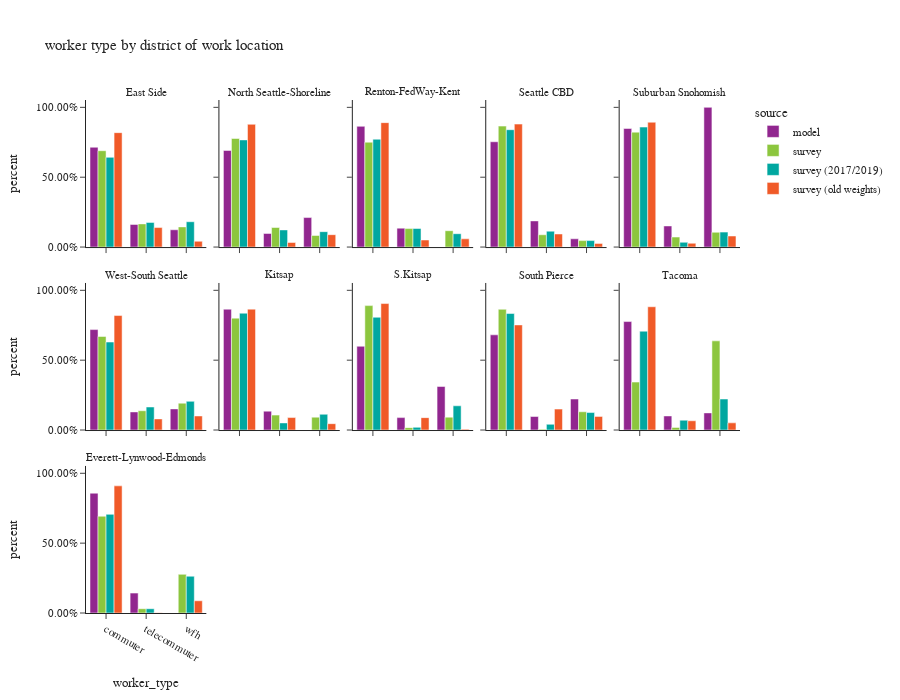

The cell this chart's notebook holds for it:
### Code cell
df_worker_count = workers.groupby(['source','CountyName_work','district_name_work','worker_type'])['pdexpfac']. \
    sum().reset_index()
df_worker_count['percent'] = df_worker_count.groupby(['source','CountyName_work','district_name_work'], group_keys=False)['pdexpfac']. \
    apply(lambda x: x / float(x.sum()))

df_worker_count_ct = workers.groupby(['source','CountyName_work','district_name_work','worker_type'])['pdexpfac'].count().reset_index(). \
    rename(columns={'pdexpfac':'sample count'})
df_worker_count = df_worker_count.merge(df_worker_count_ct, on=['source','CountyName_work','district_name_work','worker_type']). \
    rename(columns={'pdexpfac':'total count'})

fig = px.bar(df_worker_count.sort_values(by=['source','CountyName_work','district_name_work']), x='worker_type', y="percent",
             facet_col="district_name_work",facet_col_wrap=5,color="source",
             barmode="group",hover_data=['sample count','total count'],
             title="worker type by district of work location")
fig.for_each_annotation(lambda a: a.update(text = a.text.split("=")[-1]))
fig.update_layout(height=700, width=900, font=dict(size=11))
fig.for_each_yaxis(lambda a: a.update(tickformat = ".2%"))
fig.update_xaxes(categoryorder='array', categoryarray= ['commuter','telecommuter','wfh'])
fig.show()

### Figure 1 — Plotly figure (JSON) as saved in the notebook; plotly's stock layout.template omitted (floating-point values rounded to 4 significant figures)
{"data": [{"alignmentgroup": "True", "customdata": [[178000.0, 178000.0], [40330.0, 40330.0], [30820.0, 30820.0]], "hovertemplate": "source=model<br>district_name_work=East Side<br>worker_type=%{x}<br>percent=%{y}<br>sample count=%{customdata[0]}<br>total count=%{customdata[1]}<extra></extra>", "legendgroup": "model", "marker": {"color": "#91268F", "pattern": {"shape": ""}}, "name": "model", "offsetgroup": "model", "orientation": "v", "showlegend": true, "textposition": "auto", "type": "bar", "x": ["commuter", "telecommuter", "wfh"], "xaxis": "x11", "y": [0.7145, 0.1619, 0.1237], "yaxis": "y11"}, {"alignmentgroup": "True", "customdata": [[80400.0, 80400.0], [11320.0, 11320.0], [24560.0, 24560.0]], "hovertemplate": "source=model<br>district_name_work=North Seattle-Shoreline<br>worker_type=%{x}<br>percent=%{y}<br>sample count=%{customdata[0]}<br>total count=%{customdata[1]}<extra></extra>", "legendgroup": "model", "marker": {"color": "#91268F", "pattern": {"shape": ""}}, "name": "model", "offsetgroup": "model", "orientation": "v", "showlegend": false, "textposition": "auto", "type": "bar", "x": ["commuter", "telecommuter", "wfh"], "xaxis": "x12", "y": [0.6914, 0.09738, 0.2112], "yaxis": "y12"}, {"alignmentgroup": "True", "customdata": [[110400.0, 110400.0], [17300.0, 17300.0], [46.0, 46.0]], "hovertemplate": "source=model<br>district_name_work=Renton-FedWay-Kent<br>worker_type=%{x}<br>percent=%{y}<br>sample count=%{customdata[0]}<br>total count=%{customdata[1]}<extra></extra>", "legendgroup": "model", "marker": {"color": "#91268F", "pattern": {"shape": ""}}, "name": "model", "offsetgroup": "model", "orientation": "v", "showlegend": false, "textposition": "auto", "type": "bar", "x": ["commuter", "telecommuter", "wfh"], "xaxis": "x13", "y": [0.8642, 0.1355, 0.0003601], "yaxis": "y13"}, {"alignmentgroup": "True", "customdata": [[208800.0, 208800.0], [51890.0, 51890.0], [16350.0, 16350.0]], "hovertemplate": "source=model<br>district_name_work=Seattle CBD<br>worker_type=%{x}<br>percent=%{y}<br>sample count=%{customdata[0]}<br>total count=%{customdata[1]}<extra></extra>", "legendgroup": "model", "marker": {"color": "#91268F", "pattern": {"shape": ""}}, "name": "model", "offsetgroup": "model", "orientation": "v", "showlegend": false, "textposition": "auto", "type": "bar", "x": ["commuter", "telecommuter", "wfh"], "xaxis": "x14", "y": [0.7537, 0.1873, 0.05903], "yaxis": "y14"}, {"alignmentgroup": "True", "customdata": [[3.0, 3.0], [14770.0, 14770.0], [2631.0, 2631.0]], "hovertemplate": "source=model<br>district_name_work=Suburban Snohomish<br>worker_type=%{x}<br>percent=%{y}<br>sample count=%{customdata[0]}<br>total count=%{customdata[1]}<extra></extra>", "legendgroup": "model", "marker": {"color": "#91268F", "pattern": {"shape": ""}}, "name": "model", "offsetgroup": "model", "orientation": "v", "showlegend": false, "textposition": "auto", "type": "bar", "x": ["wfh", "commuter", "telecommuter"], "xaxis": "x15", "y": [1.0, 0.8488, 0.1512], "yaxis": "y15"}, {"alignmentgroup": "True", "customdata": [[63160.0, 63160.0], [11400.0, 11400.0], [13300.0, 13300.0]], "hovertemplate": "source=model<br>district_name_work=West-South Seattle<br>worker_type=%{x}<br>percent=%{y}<br>sample count=%{customdata[0]}<br>total count=%{customdata[1]}<extra></extra>", "legendgroup": "model", "marker": {"color": "#91268F", "pattern": {"shape": ""}}, "name": "model", "offsetgroup": "model", "orientation": "v", "showlegend": false, "textposition": "auto", "type": "bar", "x": ["commuter", "telecommuter", "wfh"], "xaxis": "x6", "y": [0.7189, 0.1297, 0.1513], "yaxis": "y6"}, {"alignmentgroup": "True", "customdata": [[6143.0, 6143.0], [960.0, 960.0]], "hovertemplate": "source=model<br>district_name_work=Kitsap<br>worker_type=%{x}<br>percent=%{y}<br>sample count=%{customdata[0]}<br>total count=%{customdata[1]}<extra></extra>", "legendgroup": "model", "marker": {"color": "#91268F", "pattern": {"shape": ""}}, "name": "model", "offsetgroup": "model", "orientation": "v", "showlegend": false, "textposition": "auto", "type": "bar", "x": ["commuter", "telecommuter"], "xaxis": "x7", "y": [0.8648, 0.1352], "yaxis": "y7"}, {"alignmentgroup": "True", "customdata": [[9754.0, 9754.0], [1445.0, 1445.0], [5072.0, 5072.0]], "hovertemplate": "source=model<br>district_name_work=S.Kitsap<br>worker_type=%{x}<br>percent=%{y}<br>sample count=%{customdata[0]}<br>total count=%{customdata[1]}<extra></extra>", "legendgroup": "model", "marker": {"color": "#91268F", "pattern": {"shape": ""}}, "name": "model", "offsetgroup": "model", "orientation": "v", "showlegend": false, "textposition": "auto", "type": "bar", "x": ["commuter", "telecommuter", "wfh"], "xaxis": "x8", "y": [0.5995, 0.08881, 0.3117], "yaxis": "y8"}, {"alignmentgroup": "True", "customdata": [[103900.0, 103900.0], [14730.0, 14730.0], [33830.0, 33830.0]], "hovertemplate": "source=model<br>district_name_work=South Pierce<br>worker_type=%{x}<br>percent=%{y}<br>sample count=%{customdata[0]}<br>total count=%{customdata[1]}<extra></extra>", "legendgroup": "model", "marker": {"color": "#91268F", "pattern": {"shape": ""}}, "name": "model", "offsetgroup": "model", "orientation": "v", "showlegend": false, "textposition": "auto", "type": "bar", "x": ["commuter", "telecommuter", "wfh"], "xaxis": "x9", "y": [0.6814, 0.09666, 0.2219], "yaxis": "y9"}, {"alignmentgroup": "True", "customdata": [[97770.0, 97770.0], [12700.0, 12700.0], [15450.0, 15450.0]], "hovertemplate": "source=model<br>district_name_work=Tacoma<br>worker_type=%{x}<br>percent=%{y}<br>sample count=%{customdata[0]}<br>total count=%{customdata[1]}<extra></extra>", "legendgroup": "model", "marker": {"color": "#91268F", "pattern": {"shape": ""}}, "name": "model", "offsetgroup": "model", "orientation": "v", "showlegend": false, "textposition": "auto", "type": "bar", "x": ["commuter", "telecommuter", "wfh"], "xaxis": "x10", "y": [0.7765, 0.1008, 0.1227], "yaxis": "y10"}, {"alignmentgroup": "True", "customdata": [[22190.0, 22190.0], [3686.0, 3686.0]], "hovertemplate": "source=model<br>district_name_work=Everett-Lynwood-Edmonds<br>worker_type=%{x}<br>percent=%{y}<br>sample count=%{customdata[0]}<br>total count=%{customdata[1]}<extra></extra>", "legendgroup": "model", "marker": {"color": "#91268F", "pattern": {"shape": ""}}, "name": "model", "offsetgroup": "model", "orientation": "v", "showlegend": false, "textposition": "auto", "type": "bar", "x": ["commuter", "telecommuter"], "xaxis": "x", "y": [0.8576, 0.1424], "yaxis": "y"}, {"alignmentgroup": "True", "customdata": [[544.0, 220200.0], [271.0, 52980.0], [201.0, 46110.0]], "hovertemplate": "source=survey<br>district_name_work=East Side<br>worker_type=%{x}<br>percent=%{y}<br>sample count=%{customdata[0]}<br>total count=%{customdata[1]}<extra></extra>", "legendgroup": "survey", "marker": {"color": "#8CC63E", "pattern": {"shape": ""}}, "name": "survey", "offsetgroup": "survey", "orientation": "v", "showlegend": true, "textposition": "auto", "type": "bar", "x": ["commuter", "telecommuter", "wfh"], "xaxis": "x11", "y": [0.6897, 0.1659, 0.1444], "yaxis": "y11"}, {"alignmentgroup": "True", "customdata": [[208.0, 134500.0], [69.0, 24220.0], [112.0, 14360.0]], "hovertemplate": "source=survey<br>district_name_work=North Seattle-Shoreline<br>worker_type=%{x}<br>percent=%{y}<br>sample count=%{customdata[0]}<br>total count=%{customdata[1]}<extra></extra>", "legendgroup": "survey", "marker": {"color": "#8CC63E", "pattern": {"shape": ""}}, "name": "survey", "offsetgroup": "survey", "orientation": "v", "showlegend": false, "textposition": "auto", "type": "bar", "x": ["commuter", "telecommuter", "wfh"], "xaxis": "x12", "y": [0.7771, 0.1399, 0.08296], "yaxis": "y12"}, {"alignmentgroup": "True", "customdata": [[493.0, 288800.0], [215.0, 50930.0], [165.0, 45030.0]], "hovertemplate": "source=survey<br>district_name_work=Renton-FedWay-Kent<br>worker_type=%{x}<br>percent=%{y}<br>sample count=%{customdata[0]}<br>total count=%{customdata[1]}<extra></extra>", "legendgroup": "survey", "marker": {"color": "#8CC63E", "pattern": {"shape": ""}}, "name": "survey", "offsetgroup": "survey", "orientation": "v", "showlegend": false, "textposition": "auto", "type": "bar", "x": ["commuter", "telecommuter", "wfh"], "xaxis": "x13", "y": [0.7506, 0.1324, 0.1171], "yaxis": "y13"}, {"alignmentgroup": "True", "customdata": [[118.0, 60950.0], [41.0, 6205.0], [29.0, 3246.0]], "hovertemplate": "source=survey<br>district_name_work=Seattle CBD<br>worker_type=%{x}<br>percent=%{y}<br>sample count=%{customdata[0]}<br>total count=%{customdata[1]}<extra></extra>", "legendgroup": "survey", "marker": {"color": "#8CC63E", "pattern": {"shape": ""}}, "name": "survey", "offsetgroup": "survey", "orientation": "v", "showlegend": false, "textposition": "auto", "type": "bar", "x": ["commuter", "telecommuter", "wfh"], "xaxis": "x14", "y": [0.8657, 0.08814, 0.04611], "yaxis": "y14"}, {"alignmentgroup": "True", "customdata": [[207.0, 199400.0], [35.0, 17360.0], [48.0, 25640.0]], "hovertemplate": "source=survey<br>district_name_work=Suburban Snohomish<br>worker_type=%{x}<br>percent=%{y}<br>sample count=%{customdata[0]}<br>total count=%{customdata[1]}<extra></extra>", "legendgroup": "survey", "marker": {"color": "#8CC63E", "pattern": {"shape": ""}}, "name": "survey", "offsetgroup": "survey", "orientation": "v", "showlegend": false, "textposition": "auto", "type": "bar", "x": ["commuter", "telecommuter", "wfh"], "xaxis": "x15", "y": [0.8226, 0.07162, 0.1058], "yaxis": "y15"}, {"alignmentgroup": "True", "customdata": [[160.0, 82180.0], [60.0, 16950.0], [85.0, 23600.0]], "hovertemplate": "source=survey<br>district_name_work=West-South Seattle<br>worker_type=%{x}<br>percent=%{y}<br>sample count=%{customdata[0]}<br>total count=%{customdata[1]}<extra></extra>", "legendgroup": "survey", "marker": {"color": "#8CC63E", "pattern": {"shape": ""}}, "name": "survey", "offsetgroup": "survey", "orientation": "v", "showlegend": false, "textposition": "auto", "type": "bar", "x": ["commuter", "telecommuter", "wfh"], "xaxis": "x6", "y": [0.6696, 0.1381, 0.1923], "yaxis": "y6"}, {"alignmentgroup": "True", "customdata": [[94.0, 71970.0], [18.0, 9599.0], [35.0, 8285.0]], "hovertemplate": "source=survey<br>district_name_work=Kitsap<br>worker_type=%{x}<br>percent=%{y}<br>sample count=%{customdata[0]}<br>total count=%{customdata[1]}<extra></extra>", "legendgroup": "survey", "marker": {"color": "#8CC63E", "pattern": {"shape": ""}}, "name": "survey", "offsetgroup": "survey", "orientation": "v", "showlegend": false, "textposition": "auto", "type": "bar", "x": ["commuter", "telecommuter", "wfh"], "xaxis": "x7", "y": [0.801, 0.1068, 0.09221], "yaxis": "y7"}, {"alignmentgroup": "True", "customdata": [[42.0, 47610.0], [8.0, 914.3], [10.0, 4935.0]], "hovertemplate": "source=survey<br>district_name_work=S.Kitsap<br>worker_type=%{x}<br>percent=%{y}<br>sample count=%{customdata[0]}<br>total count=%{customdata[1]}<extra></extra>", "legendgroup": "survey", "marker": {"color": "#8CC63E", "pattern": {"shape": ""}}, "name": "survey", "offsetgroup": "survey", "orientation": "v", "showlegend": false, "textposition": "auto", "type": "bar", "x": ["commuter", "telecommuter", "wfh"], "xaxis": "x8", "y": [0.8906, 0.0171, 0.09232], "yaxis": "y8"}, {"alignmentgroup": "True", "customdata": [[113.0, 143400.0], [8.0, 872.2], [46.0, 21680.0]], "hovertemplate": "source=survey<br>district_name_work=South Pierce<br>worker_type=%{x}<br>percent=%{y}<br>sample count=%{customdata[0]}<br>total count=%{customdata[1]}<extra></extra>", "legendgroup": "survey", "marker": {"color": "#8CC63E", "pattern": {"shape": ""}}, "name": "survey", "offsetgroup": "survey", "orientation": "v", "showlegend": false, "textposition": "auto", "type": "bar", "x": ["commuter", "telecommuter", "wfh"], "xaxis": "x9", "y": [0.8641, 0.005257, 0.1307], "yaxis": "y9"}, {"alignmentgroup": "True", "customdata": [[27.0, 10150.0], [6.0, 552.0], [9.0, 18880.0]], "hovertemplate": "source=survey<br>district_name_work=Tacoma<br>worker_type=%{x}<br>percent=%{y}<br>sample count=%{customdata[0]}<br>total count=%{customdata[1]}<extra></extra>", "legendgroup": "survey", "marker": {"color": "#8CC63E", "pattern": {"shape": ""}}, "name": "survey", "offsetgroup": "survey", "orientation": "v", "showlegend": false, "textposition": "auto", "type": "bar", "x": ["commuter", "telecommuter", "wfh"], "xaxis": "x10", "y": [0.3432, 0.01866, 0.6382], "yaxis": "y10"}, {"alignmentgroup": "True", "customdata": [[50.0, 41320.0], [11.0, 1824.0], [29.0, 16510.0]], "hovertemplate": "source=survey<br>district_name_work=Everett-Lynwood-Edmonds<br>worker_type=%{x}<br>percent=%{y}<br>sample count=%{customdata[0]}<br>total count=%{customdata[1]}<extra></extra>", "legendgroup": "survey", "marker": {"color": "#8CC63E", "pattern": {"shape": ""}}, "name": "survey", "offsetgroup": "survey", "orientation": "v", "showlegend": false, "textposition": "auto", "type": "bar", "x": ["commuter", "telecommuter", "wfh"], "xaxis": "x", "y": [0.6926, 0.03058, 0.2768], "yaxis": "y"}, {"alignmentgroup": "True", "customdata": [[511.0, 195500.0], [258.0, 53710.0], [197.0, 55190.0]], "hovertemplate": "source=survey (2017/2019)<br>district_name_work=East Side<br>worker_type=%{x}<br>percent=%{y}<br>sample count=%{customdata[0]}<br>total count=%{customdata[1]}<extra></extra>", "legendgroup": "survey (2017/2019)", "marker": {"color": "#00A7A0", "pattern": {"shape": ""}}, "name": "survey (2017/2019)", "offsetgroup": "survey (2017/2019)", "orientation": "v", "showlegend": true, "textposition": "auto", "type": "bar", "x": ["commuter", "telecommuter", "wfh"], "xaxis": "x11", "y": [0.6423, 0.1764, 0.1813], "yaxis": "y11"}, {"alignmentgroup": "True", "customdata": [[201.0, 130300.0], [71.0, 20850.0], [110.0, 18720.0]], "hovertemplate": "source=survey (2017/2019)<br>district_name_work=North Seattle-Shoreline<br>worker_type=%{x}<br>percent=%{y}<br>sample count=%{customdata[0]}<br>total count=%{customdata[1]}<extra></extra>", "legendgroup": "survey (2017/2019)", "marker": {"color": "#00A7A0", "pattern": {"shape": ""}}, "name": "survey (2017/2019)", "offsetgroup": "survey (2017/2019)", "orientation": "v", "showlegend": false, "textposition": "auto", "type": "bar", "x": ["commuter", "telecommuter", "wfh"], "xaxis": "x12", "y": [0.767, 0.1228, 0.1102], "yaxis": "y12"}, {"alignmentgroup": "True", "customdata": [[467.0, 278700.0], [205.0, 47880.0], [161.0, 34500.0]], "hovertemplate": "source=survey (2017/2019)<br>district_name_work=Renton-FedWay-Kent<br>worker_type=%{x}<br>percent=%{y}<br>sample count=%{customdata[0]}<br>total count=%{customdata[1]}<extra></extra>", "legendgroup": "survey (2017/2019)", "marker": {"color": "#00A7A0", "pattern": {"shape": ""}}, "name": "survey (2017/2019)", "offsetgroup": "survey (2017/2019)", "orientation": "v", "showlegend": false, "textposition": "auto", "type": "bar", "x": ["commuter", "telecommuter", "wfh"], "xaxis": "x13", "y": [0.7719, 0.1326, 0.09554], "yaxis": "y13"}, {"alignmentgroup": "True", "customdata": [[111.0, 54130.0], [40.0, 7327.0], [26.0, 2986.0]], "hovertemplate": "source=survey (2017/2019)<br>district_name_work=Seattle CBD<br>worker_type=%{x}<br>percent=%{y}<br>sample count=%{customdata[0]}<br>total count=%{customdata[1]}<extra></extra>", "legendgroup": "survey (2017/2019)", "marker": {"color": "#00A7A0", "pattern": {"shape": ""}}, "name": "survey (2017/2019)", "offsetgroup": "survey (2017/2019)", "orientation": "v", "showlegend": false, "textposition": "auto", "type": "bar", "x": ["commuter", "telecommuter", "wfh"], "xaxis": "x14", "y": [0.84, 0.1137, 0.04634], "yaxis": "y14"}, {"alignmentgroup": "True", "customdata": [[199.0, 180500.0], [33.0, 7215.0], [48.0, 22490.0]], "hovertemplate": "source=survey (2017/2019)<br>district_name_work=Suburban Snohomish<br>worker_type=%{x}<br>percent=%{y}<br>sample count=%{customdata[0]}<br>total count=%{customdata[1]}<extra></extra>", "legendgroup": "survey (2017/2019)", "marker": {"color": "#00A7A0", "pattern": {"shape": ""}}, "name": "survey (2017/2019)", "offsetgroup": "survey (2017/2019)", "orientation": "v", "showlegend": false, "textposition": "auto", "type": "bar", "x": ["commuter", "telecommuter", "wfh"], "xaxis": "x15", "y": [0.8587, 0.03432, 0.107], "yaxis": "y15"}, {"alignmentgroup": "True", "customdata": [[149.0, 64530.0], [59.0, 16900.0], [79.0, 21050.0]], "hovertemplate": "source=survey (2017/2019)<br>district_name_work=West-South Seattle<br>worker_type=%{x}<br>percent=%{y}<br>sample count=%{customdata[0]}<br>total count=%{customdata[1]}<extra></extra>", "legendgroup": "survey (2017/2019)", "marker": {"color": "#00A7A0", "pattern": {"shape": ""}}, "name": "survey (2017/2019)", "offsetgroup": "survey (2017/2019)", "orientation": "v", "showlegend": false, "textposition": "auto", "type": "bar", "x": ["commuter", "telecommuter", "wfh"], "xaxis": "x6", "y": [0.6297, 0.1649, 0.2054], "yaxis": "y6"}, {"alignmentgroup": "True", "customdata": [[91.0, 77000.0], [18.0, 4687.0], [37.0, 10380.0]], "hovertemplate": "source=survey (2017/2019)<br>district_name_work=Kitsap<br>worker_type=%{x}<br>percent=%{y}<br>sample count=%{customdata[0]}<br>total count=%{customdata[1]}<extra></extra>", "legendgroup": "survey (2017/2019)", "marker": {"color": "#00A7A0", "pattern": {"shape": ""}}, "name": "survey (2017/2019)", "offsetgroup": "survey (2017/2019)", "orientation": "v", "showlegend": false, "textposition": "auto", "type": "bar", "x": ["commuter", "telecommuter", "wfh"], "xaxis": "x7", "y": [0.8363, 0.0509, 0.1128], "yaxis": "y7"}, {"alignmentgroup": "True", "customdata": [[42.0, 36780.0], [8.0, 881.4], [10.0, 7902.0]], "hovertemplate": "source=survey (2017/2019)<br>district_name_work=S.Kitsap<br>worker_type=%{x}<br>percent=%{y}<br>sample count=%{customdata[0]}<br>total count=%{customdata[1]}<extra></extra>", "legendgroup": "survey (2017/2019)", "marker": {"color": "#00A7A0", "pattern": {"shape": ""}}, "name": "survey (2017/2019)", "offsetgroup": "survey (2017/2019)", "orientation": "v", "showlegend": false, "textposition": "auto", "type": "bar", "x": ["commuter", "telecommuter", "wfh"], "xaxis": "x8", "y": [0.8072, 0.01935, 0.1734], "yaxis": "y8"}, {"alignmentgroup": "True", "customdata": [[104.0, 115100.0], [8.0, 5662.0], [45.0, 17280.0]], "hovertemplate": "source=survey (2017/2019)<br>district_name_work=South Pierce<br>worker_type=%{x}<br>percent=%{y}<br>sample count=%{customdata[0]}<br>total count=%{customdata[1]}<extra></extra>", "legendgroup": "survey (2017/2019)", "marker": {"color": "#00A7A0", "pattern": {"shape": ""}}, "name": "survey (2017/2019)", "offsetgroup": "survey (2017/2019)", "orientation": "v", "showlegend": false, "textposition": "auto", "type": "bar", "x": ["commuter", "telecommuter", "wfh"], "xaxis": "x9", "y": [0.8339, 0.041, 0.1251], "yaxis": "y9"}, {"alignmentgroup": "True", "customdata": [[23.0, 35660.0], [6.0, 3562.0], [8.0, 11180.0]], "hovertemplate": "source=survey (2017/2019)<br>district_name_work=Tacoma<br>worker_type=%{x}<br>percent=%{y}<br>sample count=%{customdata[0]}<br>total count=%{customdata[1]}<extra></extra>", "legendgroup": "survey (2017/2019)", "marker": {"color": "#00A7A0", "pattern": {"shape": ""}}, "name": "survey (2017/2019)", "offsetgroup": "survey (2017/2019)", "orientation": "v", "showlegend": false, "textposition": "auto", "type": "bar", "x": ["commuter", "telecommuter", "wfh"], "xaxis": "x10", "y": [0.7074, 0.07067, 0.2219], "yaxis": "y10"}, {"alignmentgroup": "True", "customdata": [[48.0, 42610.0], [9.0, 1846.0], [29.0, 15890.0]], "hovertemplate": "source=survey (2017/2019)<br>district_name_work=Everett-Lynwood-Edmonds<br>worker_type=%{x}<br>percent=%{y}<br>sample count=%{customdata[0]}<br>total count=%{customdata[1]}<extra></extra>", "legendgroup": "survey (2017/2019)", "marker": {"color": "#00A7A0", "pattern": {"shape": ""}}, "name": "survey (2017/2019)", "offsetgroup": "survey (2017/2019)", "orientation": "v", "showlegend": false, "textposition": "auto", "type": "bar", "x": ["commuter", "telecommuter", "wfh"], "xaxis": "x", "y": [0.7061, 0.0306, 0.2633], "yaxis": "y"}, {"alignmentgroup": "True", "customdata": [[1861.0, 251700.0], [112.0, 42930.0], [155.0, 12730.0]], "hovertemplate": "source=survey (old weights)<br>district_name_work=East Side<br>worker_type=%{x}<br>percent=%{y}<br>sample count=%{customdata[0]}<br>total count=%{customdata[1]}<extra></extra>", "legendgroup": "survey (old weights)", "marker": {"color": "#F05A28", "pattern": {"shape": ""}}, "name": "survey (old weights)", "offsetgroup": "survey (old weights)", "orientation": "v", "showlegend": true, "textposition": "auto", "type": "bar", "x": ["commuter", "telecommuter", "wfh"], "xaxis": "x11", "y": [0.8189, 0.1397, 0.04141], "yaxis": "y11"}, {"alignmentgroup": "True", "customdata": [[556.0, 125100.0], [39.0, 4654.0], [91.0, 12620.0]], "hovertemplate": "source=survey (old weights)<br>district_name_work=North Seattle-Shoreline<br>worker_type=%{x}<br>percent=%{y}<br>sample count=%{customdata[0]}<br>total count=%{customdata[1]}<extra></extra>", "legendgroup": "survey (old weights)", "marker": {"color": "#F05A28", "pattern": {"shape": ""}}, "name": "survey (old weights)", "offsetgroup": "survey (old weights)", "orientation": "v", "showlegend": false, "textposition": "auto", "type": "bar", "x": ["commuter", "telecommuter", "wfh"], "xaxis": "x12", "y": [0.8787, 0.03269, 0.08862], "yaxis": "y12"}, {"alignmentgroup": "True", "customdata": [[1449.0, 279900.0], [92.0, 15880.0], [141.0, 18510.0]], "hovertemplate": "source=survey (old weights)<br>district_name_work=Renton-FedWay-Kent<br>worker_type=%{x}<br>percent=%{y}<br>sample count=%{customdata[0]}<br>total count=%{customdata[1]}<extra></extra>", "legendgroup": "survey (old weights)", "marker": {"color": "#F05A28", "pattern": {"shape": ""}}, "name": "survey (old weights)", "offsetgroup": "survey (old weights)", "orientation": "v", "showlegend": false, "textposition": "auto", "type": "bar", "x": ["commuter", "telecommuter", "wfh"], "xaxis": "x13", "y": [0.8906, 0.05052, 0.05891], "yaxis": "y13"}, {"alignmentgroup": "True", "customdata": [[332.0, 48960.0], [17.0, 5208.0], [30.0, 1459.0]], "hovertemplate": "source=survey (old weights)<br>district_name_work=Seattle CBD<br>worker_type=%{x}<br>percent=%{y}<br>sample count=%{customdata[0]}<br>total count=%{customdata[1]}<extra></extra>", "legendgroup": "survey (old weights)", "marker": {"color": "#F05A28", "pattern": {"shape": ""}}, "name": "survey (old weights)", "offsetgroup": "survey (old weights)", "orientation": "v", "showlegend": false, "textposition": "auto", "type": "bar", "x": ["commuter", "telecommuter", "wfh"], "xaxis": "x14", "y": [0.8802, 0.09361, 0.02622], "yaxis": "y14"}, {"alignmentgroup": "True", "customdata": [[349.0, 130300.0], [21.0, 3980.0], [13.0, 11540.0]], "hovertemplate": "source=survey (old weights)<br>district_name_work=Suburban Snohomish<br>worker_type=%{x}<br>percent=%{y}<br>sample count=%{customdata[0]}<br>total count=%{customdata[1]}<extra></extra>", "legendgroup": "survey (old weights)", "marker": {"color": "#F05A28", "pattern": {"shape": ""}}, "name": "survey (old weights)", "offsetgroup": "survey (old weights)", "orientation": "v", "showlegend": false, "textposition": "auto", "type": "bar", "x": ["commuter", "telecommuter", "wfh"], "xaxis": "x15", "y": [0.8936, 0.02729, 0.07911], "yaxis": "y15"}, {"alignmentgroup": "True", "customdata": [[434.0, 91830.0], [38.0, 8944.0], [55.0, 11280.0]], "hovertemplate": "source=survey (old weights)<br>district_name_work=West-South Seattle<br>worker_type=%{x}<br>percent=%{y}<br>sample count=%{customdata[0]}<br>total count=%{customdata[1]}<extra></extra>", "legendgroup": "survey (old weights)", "marker": {"color": "#F05A28", "pattern": {"shape": ""}}, "name": "survey (old weights)", "offsetgroup": "survey (old weights)", "orientation": "v", "showlegend": false, "textposition": "auto", "type": "bar", "x": ["commuter", "telecommuter", "wfh"], "xaxis": "x6", "y": [0.8195, 0.07982, 0.1007], "yaxis": "y6"}, {"alignmentgroup": "True", "customdata": [[147.0, 73970.0], [12.0, 7632.0], [26.0, 3883.0]], "hovertemplate": "source=survey (old weights)<br>district_name_work=Kitsap<br>worker_type=%{x}<br>percent=%{y}<br>sample count=%{customdata[0]}<br>total count=%{customdata[1]}<extra></extra>", "legendgroup": "survey (old weights)", "marker": {"color": "#F05A28", "pattern": {"shape": ""}}, "name": "survey (old weights)", "offsetgroup": "survey (old weights)", "orientation": "v", "showlegend": false, "textposition": "auto", "type": "bar", "x": ["commuter", "telecommuter", "wfh"], "xaxis": "x7", "y": [0.8653, 0.08928, 0.04543], "yaxis": "y7"}, {"alignmentgroup": "True", "customdata": [[84.0, 51090.0], [8.0, 5008.0], [5.0, 333.5]], "hovertemplate": "source=survey (old weights)<br>district_name_work=S.Kitsap<br>worker_type=%{x}<br>percent=%{y}<br>sample count=%{customdata[0]}<br>total count=%{customdata[1]}<extra></extra>", "legendgroup": "survey (old weights)", "marker": {"color": "#F05A28", "pattern": {"shape": ""}}, "name": "survey (old weights)", "offsetgroup": "survey (old weights)", "orientation": "v", "showlegend": false, "textposition": "auto", "type": "bar", "x": ["commuter", "telecommuter", "wfh"], "xaxis": "x8", "y": [0.9053, 0.08874, 0.005911], "yaxis": "y8"}, {"alignmentgroup": "True", "customdata": [[188.0, 102200.0], [26.0, 20370.0], [24.0, 13270.0]], "hovertemplate": "source=survey (old weights)<br>district_name_work=South Pierce<br>worker_type=%{x}<br>percent=%{y}<br>sample count=%{customdata[0]}<br>total count=%{customdata[1]}<extra></extra>", "legendgroup": "survey (old weights)", "marker": {"color": "#F05A28", "pattern": {"shape": ""}}, "name": "survey (old weights)", "offsetgroup": "survey (old weights)", "orientation": "v", "showlegend": false, "textposition": "auto", "type": "bar", "x": ["commuter", "telecommuter", "wfh"], "xaxis": "x9", "y": [0.7523, 0.15, 0.09768], "yaxis": "y9"}, {"alignmentgroup": "True", "customdata": [[56.0, 51630.0], [8.0, 3877.0], [15.0, 3006.0]], "hovertemplate": "source=survey (old weights)<br>district_name_work=Tacoma<br>worker_type=%{x}<br>percent=%{y}<br>sample count=%{customdata[0]}<br>total count=%{customdata[1]}<extra></extra>", "legendgroup": "survey (old weights)", "marker": {"color": "#F05A28", "pattern": {"shape": ""}}, "name": "survey (old weights)", "offsetgroup": "survey (old weights)", "orientation": "v", "showlegend": false, "textposition": "auto", "type": "bar", "x": ["commuter", "telecommuter", "wfh"], "xaxis": "x10", "y": [0.8824, 0.06626, 0.05138], "yaxis": "y10"}, {"alignmentgroup": "True", "customdata": [[59.0, 36480.0], [2.0, 104.4], [13.0, 3506.0]], "hovertemplate": "source=survey (old weights)<br>district_name_work=Everett-Lynwood-Edmonds<br>worker_type=%{x}<br>percent=%{y}<br>sample count=%{customdata[0]}<br>total count=%{customdata[1]}<extra></extra>", "legendgroup": "survey (old weights)", "marker": {"color": "#F05A28", "pattern": {"shape": ""}}, "name": "survey (old weights)", "offsetgroup": "survey (old weights)", "orientation": "v", "showlegend": false, "textposition": "auto", "type": "bar", "x": ["commuter", "telecommuter", "wfh"], "xaxis": "x", "y": [0.9099, 0.002605, 0.08745], "yaxis": "y"}], "layout": {"annotations": [{"font": {}, "showarrow": false, "text": "Everett-Lynwood-Edmonds", "x": 0.092, "xanchor": "center", "xref": "paper", "y": 0.2867, "yanchor": "bottom", "yref": "paper"}, {"font": {}, "showarrow": false, "text": "West-South Seattle", "x": 0.092, "xanchor": "center", "xref": "paper", "y": 0.6433, "yanchor": "bottom", "yref": "paper"}, {"font": {}, "showarrow": false, "text": "Kitsap", "x": 0.296, "xanchor": "center", "xref": "paper", "y": 0.6433, "yanchor": "bottom", "yref": "paper"}, {"font": {}, "showarrow": false, "text": "S.Kitsap", "x": 0.5, "xanchor": "center", "xref": "paper", "y": 0.6433, "yanchor": "bottom", "yref": "paper"}, {"font": {}, "showarrow": false, "text": "South Pierce", "x": 0.704, "xanchor": "center", "xref": "paper", "y": 0.6433, "yanchor": "bottom", "yref": "paper"}, {"font": {}, "showarrow": false, "text": "Tacoma", "x": 0.908, "xanchor": "center", "xref": "paper", "y": 0.6433, "yanchor": "bottom", "yref": "paper"}, {"font": {}, "showarrow": false, "text": "East Side", "x": 0.092, "xanchor": "center", "xref": "paper", "y": 1.0, "yanchor": "bottom", "yref": "paper"}, {"font": {}, "showarrow": false, "text": "North Seattle-Shoreline", "x": 0.296, "xanchor": "center", "xref": "paper", "y": 1.0, "yanchor": "bottom", "yref": "paper"}, {"font": {}, "showarrow": false, "text": "Renton-FedWay-Kent", "x": 0.5, "xanchor": "center", "xref": "paper", "y": 1.0, "yanchor": "bottom", "yref": "paper"}, {"font": {}, "showarrow": false, "text": "Seattle CBD", "x": 0.704, "xanchor": "center", "xref": "paper", "y": 1.0, "yanchor": "bottom", "yref": "paper"}, {"font": {}, "showarrow": false, "text": "Suburban Snohomish", "x": 0.908, "xanchor": "center", "xref": "paper", "y": 1.0, "yanchor": "bottom", "yref": "paper"}], "barmode": "group", "font": {"size": 11}, "height": 700, "legend": {"title": {"text": "source"}, "tracegroupgap": 0}, "title": {"text": "worker type by district of work location"}, "width": 900, "xaxis": {"anchor": "y", "categoryarray": ["commuter", "telecommuter", "wfh"], "categoryorder": "array", "domain": [0.0, 0.184], "title": {"text": "worker_type"}}, "xaxis10": {"anchor": "y10", "categoryarray": ["commuter", "telecommuter", "wfh"], "categoryorder": "array", "domain": [0.816, 1.0], "matches": "x", "showticklabels": false}, "xaxis11": {"anchor": "y11", "categoryarray": ["commuter", "telecommuter", "wfh"], "categoryorder": "array", "domain": [0.0, 0.184], "matches": "x", "showticklabels": false}, "xaxis12": {"anchor": "y12", "categoryarray": ["commuter", "telecommuter", "wfh"], "categoryorder": "array", "domain": [0.204, 0.388], "matches": "x", "showticklabels": false}, "xaxis13": {"anchor": "y13", "categoryarray": ["commuter", "telecommuter", "wfh"], "categoryorder": "array", "domain": [0.408, 0.592], "matches": "x", "showticklabels": false}, "xaxis14": {"anchor": "y14", "categoryarray": ["commuter", "telecommuter", "wfh"], "categoryorder": "array", "domain": [0.612, 0.796], "matches": "x", "showticklabels": false}, "xaxis15": {"anchor": "y15", "categoryarray": ["commuter", "telecommuter", "wfh"], "categoryorder": "array", "domain": [0.816, 1.0], "matches": "x", "showticklabels": false}, "xaxis2": {"anchor": "y2", "categoryarray": ["commuter", "telecommuter", "wfh"], "categoryorder": "array", "domain": [0.204, 0.388], "matches": "x", "title": {"text": "worker_type"}}, "xaxis3": {"anchor": "y3", "categoryarray": ["commuter", "telecommuter", "wfh"], "categoryorder": "array", "domain": [0.408, 0.592], "matches": "x", "title": {"text": "worker_type"}}, "xaxis4": {"anchor": "y4", "categoryarray": ["commuter", "telecommuter", "wfh"], "categoryorder": "array", "domain": [0.612, 0.796], "matches": "x", "title": {"text": "worker_type"}}, "xaxis5": {"anchor": "y5", "categoryarray": ["commuter", "telecommuter", "wfh"], "categoryorder": "array", "domain": [0.816, 1.0], "matches": "x", "title": {"text": "worker_type"}}, "xaxis6": {"anchor": "y6", "categoryarray": ["commuter", "telecommuter", "wfh"], "categoryorder": "array", "domain": [0.0, 0.184], "matches": "x", "showticklabels": false}, "xaxis7": {"anchor": "y7", "categoryarray": ["commuter", "telecommuter", "wfh"], "categoryorder": "array", "domain": [0.204, 0.388], "matches": "x", "showticklabels": false}, "xaxis8": {"anchor": "y8", "categoryarray": ["commuter", "telecommuter", "wfh"], "categoryorder": "array", "domain": [0.408, 0.592], "matches": "x", "showticklabels": false}, "xaxis9": {"anchor": "y9", "categoryarray": ["commuter", "telecommuter", "wfh"], "categoryorder": "array", "domain": [0.612, 0.796], "matches": "x", "showticklabels": false}, "yaxis": {"anchor": "x", "domain": [0.0, 0.2867], "tickformat": ".2%", "title": {"text": "percent"}}, "yaxis10": {"anchor": "x10", "domain": [0.3567, 0.6433], "matches": "y", "showticklabels": false, "tickformat": ".2%"}, "yaxis11": {"anchor": "x11", "domain": [0.7133, 1.0], "matches": "y", "tickformat": ".2%", "title": {"text": "percent"}}, "yaxis12": {"anchor": "x12", "domain": [0.7133, 1.0], "matches": "y", "showticklabels": false, "tickformat": ".2%"}, "yaxis13": {"anchor": "x13", "domain": [0.7133, 1.0], "matches": "y", "showticklabels": false, "tickformat": ".2%"}, "yaxis14": {"anchor": "x14", "domain": [0.7133, 1.0], "matches": "y", "showticklabels": false, "tickformat": ".2%"}, "yaxis15": {"anchor": "x15", "domain": [0.7133, 1.0], "matches": "y", "showticklabels": false, "tickformat": ".2%"}, "yaxis2": {"anchor": "x2", "domain": [0.0, 0.2867], "matches": "y", "showticklabels": false, "tickformat": ".2%"}, "yaxis3": {"anchor": "x3", "domain": [0.0, 0.2867], "matches": "y", "showticklabels": false, "tickformat": ".2%"}, "yaxis4": {"anchor": "x4", "domain": [0.0, 0.2867], "matches": "y", "showticklabels": false, "tickformat": ".2%"}, "yaxis5": {"anchor": "x5", "domain": [0.0, 0.2867], "matches": "y", "showticklabels": false, "tickformat": ".2%"}, "yaxis6": {"anchor": "x6", "domain": [0.3567, 0.6433], "matches": "y", "tickformat": ".2%", "title": {"text": "percent"}}, "yaxis7": {"anchor": "x7", "domain": [0.3567, 0.6433], "matches": "y", "showticklabels": false, "tickformat": ".2%"}, "yaxis8": {"anchor": "x8", "domain": [0.3567, 0.6433], "matches": "y", "showticklabels": false, "tickformat": ".2%"}, "yaxis9": {"anchor": "x9", "domain": [0.3567, 0.6433], "matches": "y", "showticklabels": false, "tickformat": ".2%"}}}
